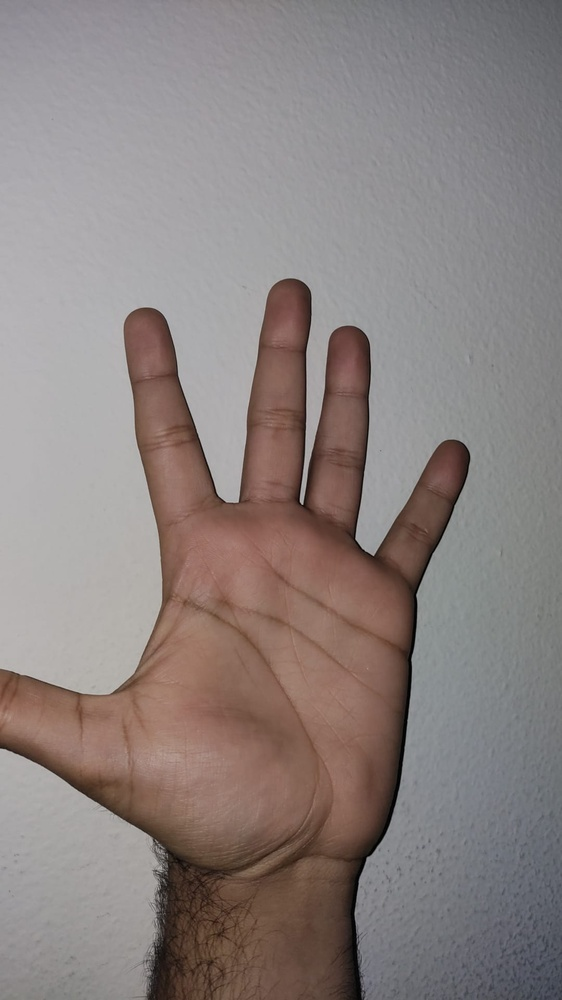
#> input picture image.jpeg, 562 x 1000 px, shrunk from 1080 x 1920 before the run, given in place of the camera
$ jupyter execute Web_Capture.ipynb   (shell and % lines are left out)
#> lines starting #> are read from the running program, lines starting #| are printed output that depends on the picture; after the words box and inside, x2 and y2 are one past the last pixel; in counts of white or black regions, pixels touching at a corner belong together
[cell 1]
import cv2
import numpy as np
from matplotlib import pyplot as plt

[cell 2]
cap = cv2.VideoCapture(0)
i = 0
while cap.isOpened():
    image, frame = cap.read()
#> frame is the input picture: shape (1000, 562, 3); mean B, G, R 127.5, 129.5, 139.1
    gray = cv2.cvtColor(frame, cv2.COLOR_BGR2GRAY)
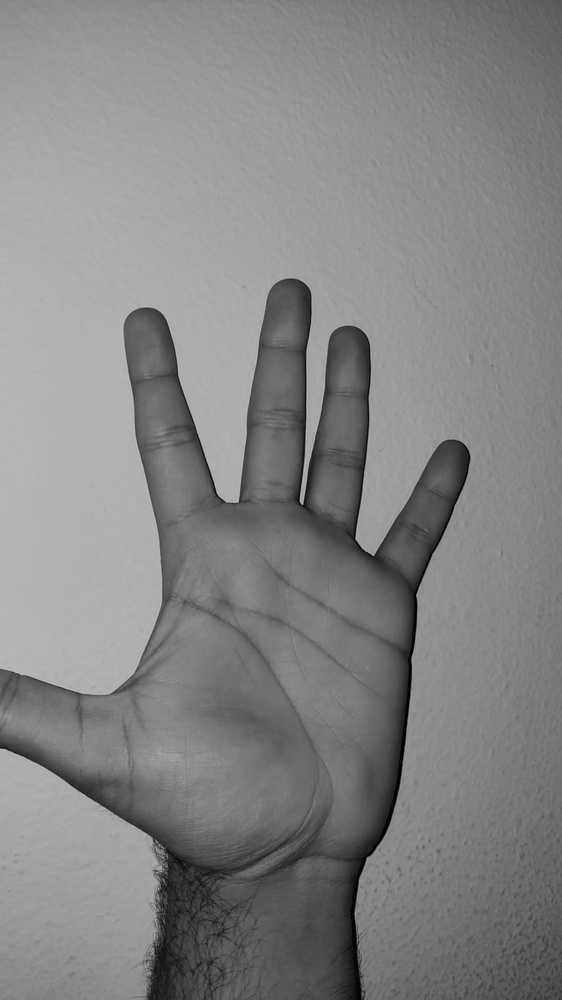
#> gray: shape (1000, 562); min 0, max 191, mean 132.1
    #gray = cv2.cvtColor(frame, cv2.COLOR_BGR2GRAY)
    binary_image = cv2.Canny(gray, 100, 200)
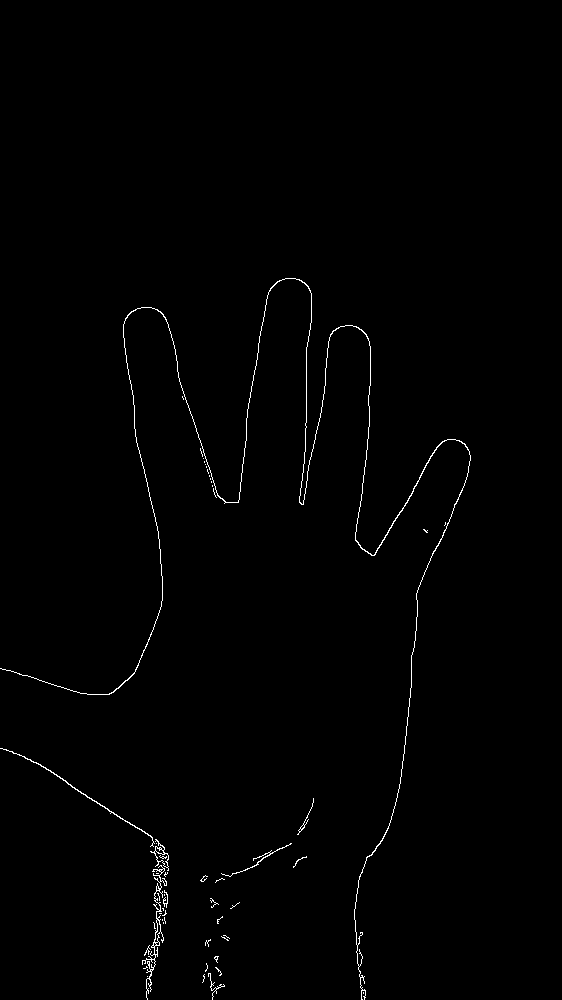
#> binary_image: shape (1000, 562); 0.72% white in thin lines or dots, all inside (x1, y1, x2, y2) = (0, 278, 471, 1000)

    thresh = cv2.threshold(gray, 135, 255, cv2.THRESH_BINARY_INV)[1]
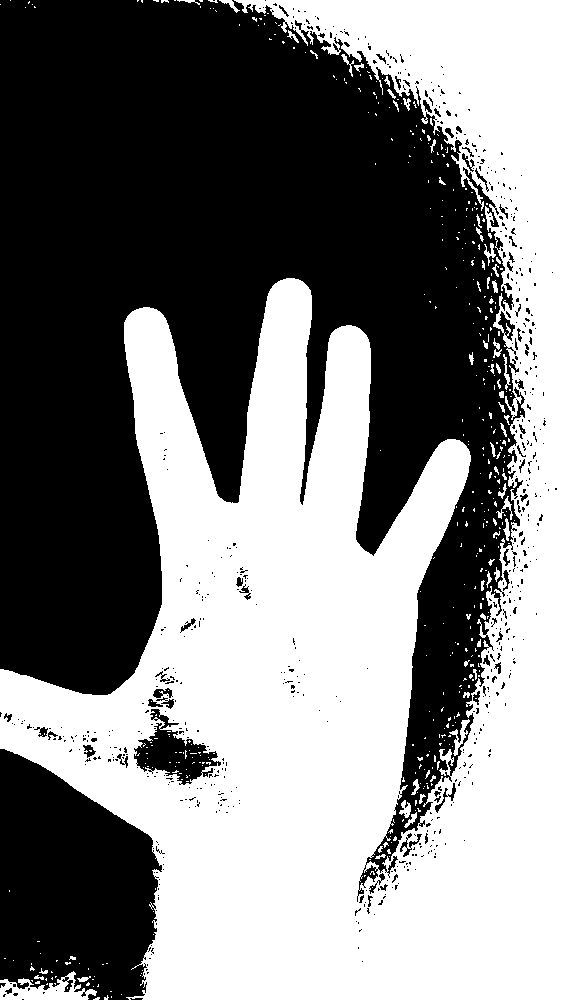
#> thresh: shape (1000, 562); 49.8% white; 449 white regions (387 under 20 px), largest, box (x1, y1, x2, y2) and area: (0, 0, 562, 1000) 274395, (0, 971, 97, 1000) 1355, (449, 719, 470, 756) 230
    plt.imshow(thresh, cmap='Greys',  interpolation='nearest')
    plt.show()
    if (cv2.waitKey(1) & 0xFF == ord('q')) or i == 5: break
#> (key q is pressed here)
cap.release()

$ run again, on hand.jpeg
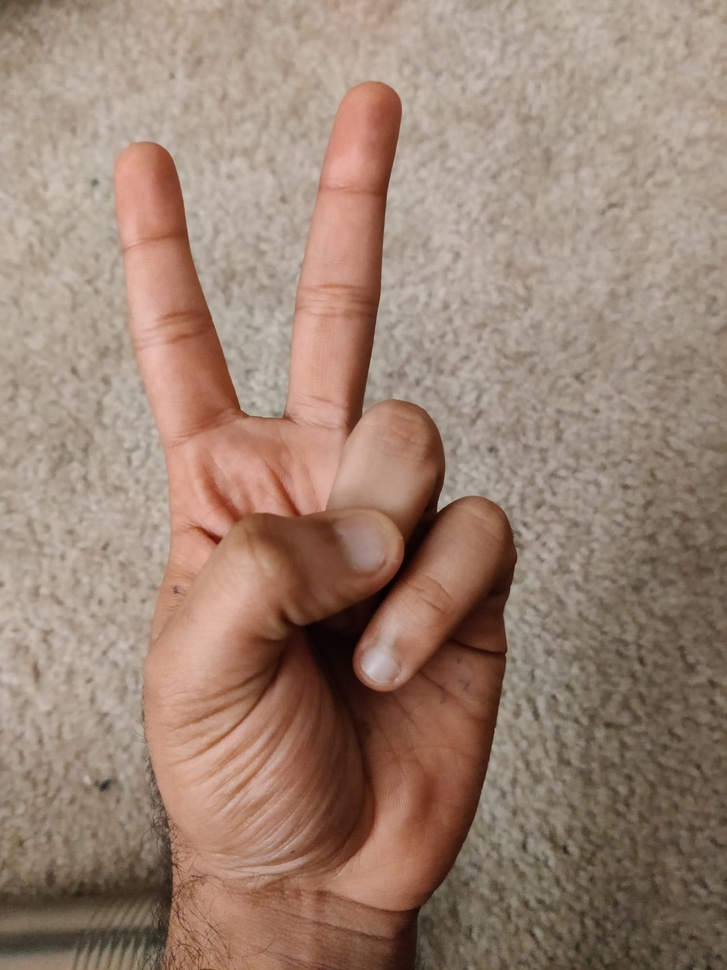
#> input picture hand.jpeg, 727 x 970 px, shrunk from 1500 x 2000 before the run, given in place of the camera
#> frame is the input picture: shape (970, 727, 3); mean B, G, R 115.3, 131, 155.5
#> `binary_image = cv2.Canny(gray, 100, 200)`:
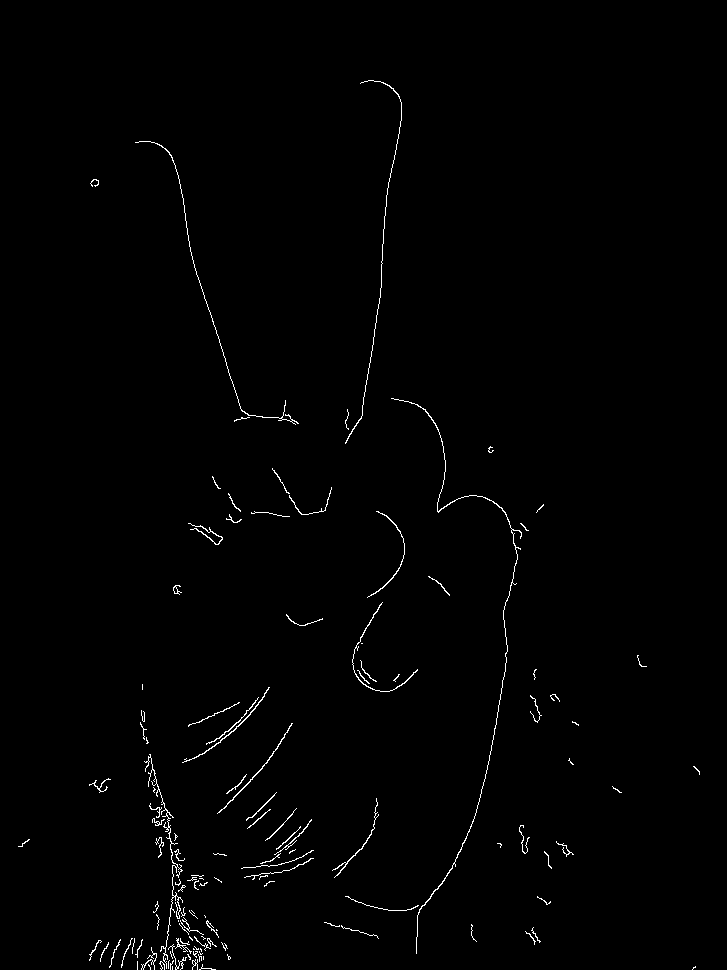
#> binary_image: shape (970, 727); 0.86% white in thin lines or dots, all inside (x1, y1, x2, y2) = (18, 80, 700, 970)
#> `thresh = cv2.threshold(gray, 135, 255, cv2.THRESH_BINARY_INV)[1]`:
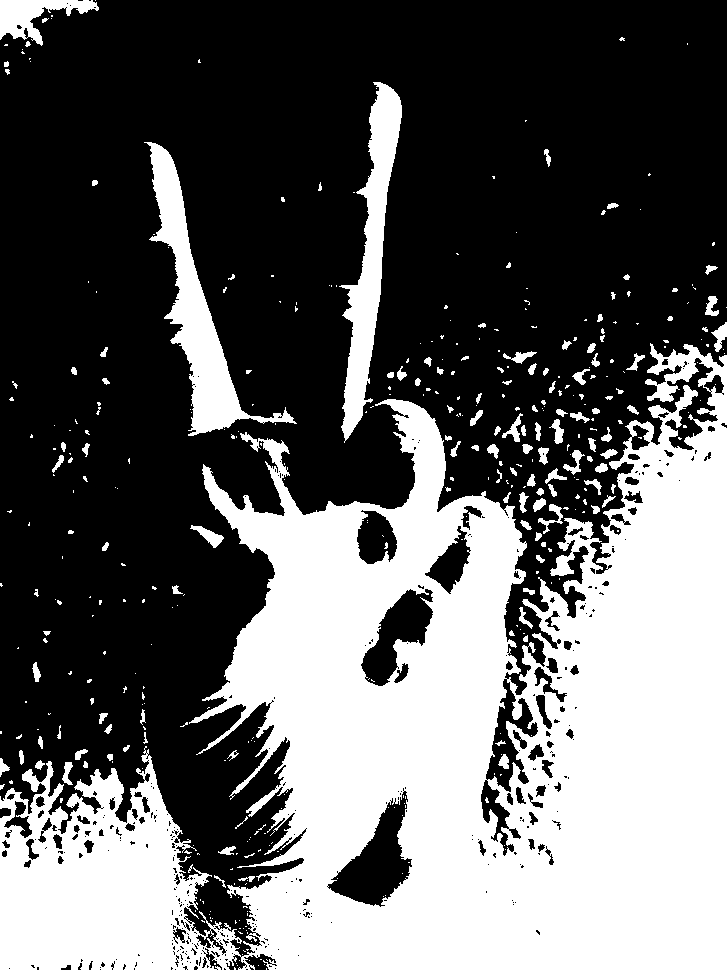
#> thresh: shape (970, 727); 38.3% white; 424 white regions (298 under 20 px), largest, box (x1, y1, x2, y2) and area: (0, 343, 727, 970) 241787, (144, 142, 297, 436) 9431, (339, 82, 402, 443) 8072
